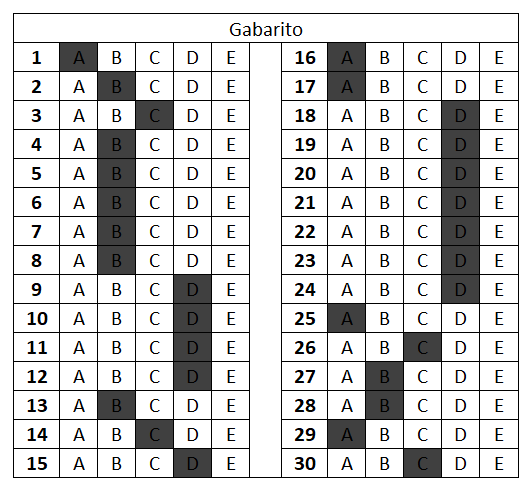
#> input picture img/GabaritoBase.png, 530 x 482 px
$ python -i extrairGabarito.py   (imports and definitions only)
#> lines starting #> are read from the running program, lines starting #| are printed output that depends on the picture; after the words box and inside, x2 and y2 are one past the last pixel; in counts of white or black regions, pixels touching at a corner belong together
#> further down, picture is the input picture: shape (482, 530, 3); mean B, G, R 208.8, 208.8, 208.8
import cv2
import numpy as np

def extrairMaiorCtn(img):
    imgGray = cv2.cvtColor(img,cv2.COLOR_BGR2GRAY)
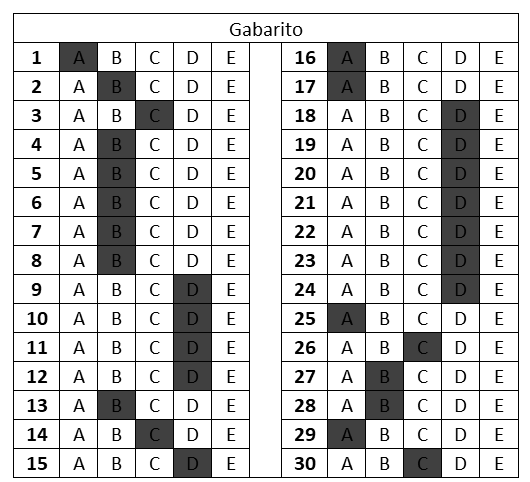
#> imgGray: shape (482, 530); min 0, max 255, mean 208.8
    imgTh = cv2.adaptiveThreshold(imgGray, 255, cv2.ADAPTIVE_THRESH_GAUSSIAN_C, cv2.THRESH_BINARY_INV, 11, 12)
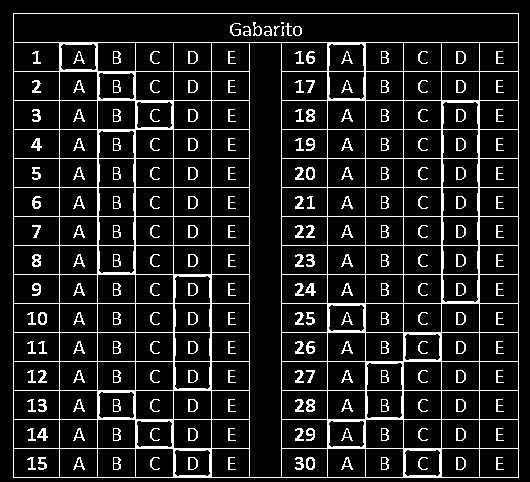
#> imgTh: shape (482, 530); 11.6% white in thin lines or dots
    kernel = np.ones((2,2), np.uint8)
    imgDil = cv2.dilate(imgTh,kernel)
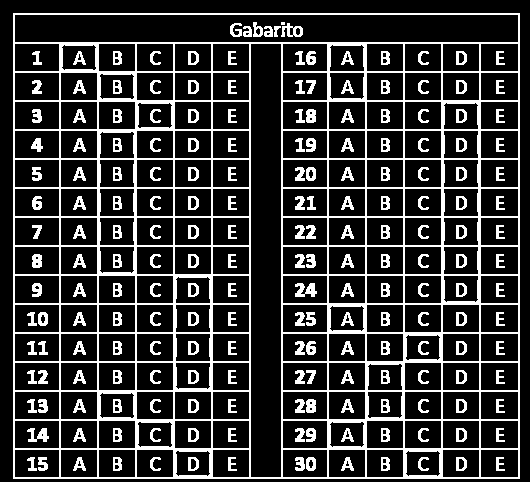
#> imgDil: shape (482, 530); 19.9% white; 207 white regions (1 under 20 px)
    contours, hi = cv2.findContours(imgDil, cv2.RETR_EXTERNAL,cv2.CHAIN_APPROX_NONE)
#> contours = 1 contour; box (x1, y1, x2, y2) and area: (13, 13, 520, 479) 235290; hi = [[-1, -1, -1, -1]]

#> (the run stopped early here; a loop or call above may not have finished)

$ run again, on img/RespAluno.png
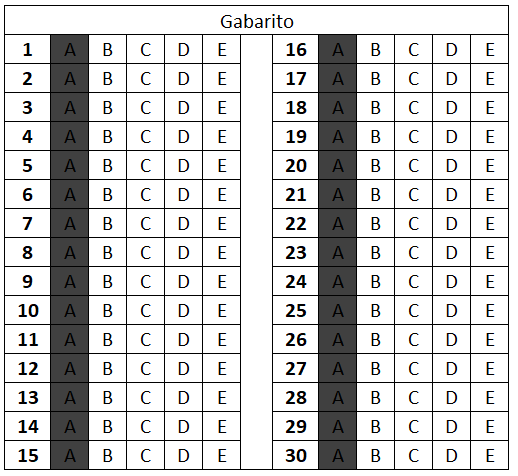
#> input picture img/RespAluno.png, 518 x 476 px
#> picture is the input picture: shape (476, 518, 3); mean B, G, R 207.1, 207.1, 207.1
#> in extrairMaiorCtn, `imgTh = cv2.adaptiveThreshold(imgGray, 255, cv2.ADAPTIVE_THRESH_GAUSSI..`:
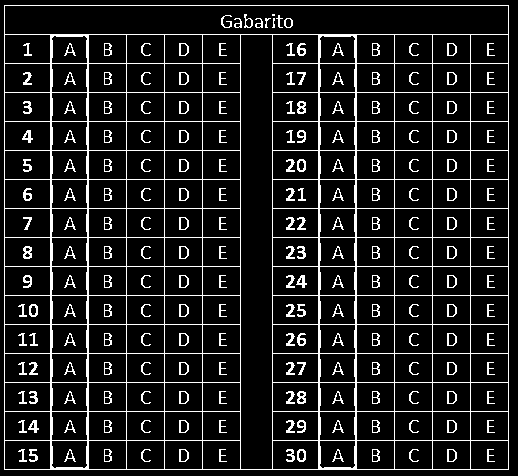
#> imgTh: shape (476, 518); 11.2% white in thin lines or dots
#> in extrairMaiorCtn, `imgDil = cv2.dilate(imgTh,kernel)`:
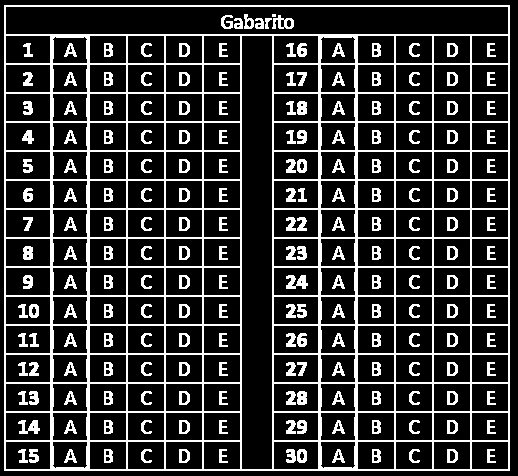
#> imgDil: shape (476, 518); 19.8% white in thin lines or dots
#> contours = 1 contour; box (x1, y1, x2, y2) and area: (4, 5, 510, 471) 234825; hi = [[-1, -1, -1, -1]]
